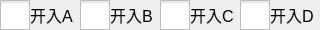
               <widget class="QWidget" name="page_9">
                <property name="maximumSize">
                 <size>
                  <width>16777215</width>
                  <height>30</height>
                 </size>
                </property>
                <layout class="QHBoxLayout" name="horizontalLayout_12">
                 <property name="spacing">
                  <number>0</number>
                 </property>
                 <property name="leftMargin">
                  <number>0</number>
                 </property>
                 <property name="topMargin">
                  <number>0</number>
                 </property>
                 <property name="rightMargin">
                  <number>0</number>
                 </property>
                 <property name="bottomMargin">
                  <number>0</number>
                 </property>
                 <item>
                  <widget class="QCheckBox" name="checkBox">
                   <property name="minimumSize">
                    <size>
                     <width>30</width>
                     <height>30</height>
                    </size>
                   </property>
                   <property name="maximumSize">
                    <size>
                     <width>30</width>
                     <height>30</height>
                    </size>
                   </property>
                   <property name="styleSheet">
                    <string notr="true">QCheckBox::indicator {
    width: 30px;
    height: 30px;
}</string>
                   </property>
                   <property name="text">
                    <string/>
                   </property>
                  </widget>
                 </item>
                 <item>
                  <widget class="QLabel" name="label_50">
                   <property name="minimumSize">
                    <size>
                     <width>50</width>
                     <height>30</height>
                    </size>
                   </property>
                   <property name="maximumSize">
                    <size>
                     <width>50</width>
                     <height>30</height>
                    </size>
                   </property>
                   <property name="font">
                    <font>
                     <pointsize>12</pointsize>
                    </font>
                   </property>
                   <property name="text">
                    <string>开入A</string>
                   </property>
                  </widget>
                 </item>
                 <item>
                  <widget class="QCheckBox" name="checkBox_27">
                   <property name="minimumSize">
                    <size>
                     <width>30</width>
                     <height>30</height>
                    </size>
                   </property>
                   <property name="maximumSize">
                    <size>
                     <width>30</width>
                     <height>30</height>
                    </size>
                   </property>
                   <property name="styleSheet">
                    <string notr="true">QCheckBox::indicator {
    width: 30px;
    height: 30px;
}</string>
                   </property>
                   <property name="text">
                    <string/>
                   </property>
                  </widget>
                 </item>
                 <item>
                  <widget class="QLabel" name="label_51">
                   <property name="minimumSize">
                    <size>
                     <width>50</width>
                     <height>30</height>
                    </size>
                   </property>
                   <property name="maximumSize">
                    <size>
                     <width>50</width>
                     <height>30</height>
                    </size>
                   </property>
                   <property name="font">
                    <font>
                     <pointsize>12</pointsize>
                    </font>
                   </property>
                   <property name="text">
                    <string>开入B</string>
                   </property>
                  </widget>
                 </item>
                 <item>
                  <widget class="QCheckBox" name="checkBox_28">
                   <property name="minimumSize">
                    <size>
                     <width>30</width>
                     <height>30</height>
                    </size>
                   </property>
                   <property name="maximumSize">
                    <size>
                     <width>30</width>
                     <height>30</height>
                    </size>
                   </property>
                   <property name="styleSheet">
                    <string notr="true">QCheckBox::indicator {
    width: 30px;
    height: 30px;
}</string>
                   </property>
                   <property name="text">
                    <string/>
                   </property>
                  </widget>
                 </item>
                 <item>
                  <widget class="QLabel" name="label_52">
                   <property name="minimumSize">
                    <size>
                     <width>50</width>
                     <height>30</height>
                    </size>
                   </property>
                   <property name="maximumSize">
                    <size>
                     <width>50</width>
                     <height>30</height>
                    </size>
                   </property>
                   <property name="font">
                    <font>
                     <pointsize>12</pointsize>
                    </font>
                   </property>
                   <property name="text">
                    <string>开入C</string>
                   </property>
                  </widget>
                 </item>
                 <item>
                  <widget class="QCheckBox" name="checkBox_29">
                   <property name="minimumSize">
                    <size>
                     <width>30</width>
                     <height>30</height>
                    </size>
                   </property>
                   <property name="maximumSize">
                    <size>
                     <width>30</width>
                     <height>30</height>
                    </size>
                   </property>
                   <property name="styleSheet">
                    <string notr="true">QCheckBox::indicator {
    width: 30px;
    height: 30px;
}</string>
                   </property>
                   <property name="text">
                    <string/>
                   </property>
                  </widget>
                 </item>
                 <item>
                  <widget class="QLabel" name="label_53">
                   <property name="minimumSize">
                    <size>
                     <width>50</width>
                     <height>30</height>
                    </size>
                   </property>
                   <property name="maximumSize">
                    <size>
                     <width>50</width>
                     <height>30</height>
                    </size>
                   </property>
                   <property name="font">
                    <font>
                     <pointsize>12</pointsize>
                    </font>
                   </property>
                   <property name="text">
                    <string>开入D</string>
                   </property>
                  </widget>
                 </item>
                </layout>
               </widget>
